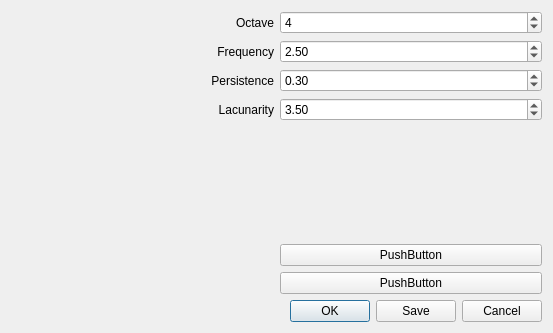
<?xml version="1.0" encoding="UTF-8"?>
<ui version="4.0">
 <class>NoisemapPlaygroundDialog</class>
 <widget class="QDialog" name="NoisemapPlaygroundDialog">
  <property name="geometry">
   <rect>
    <x>0</x>
    <y>0</y>
    <width>553</width>
    <height>333</height>
   </rect>
  </property>
  <property name="windowTitle">
   <string>Dialog</string>
  </property>
  <layout class="QGridLayout" name="gridLayout_2">
   <item row="0" column="0">
    <layout class="QVBoxLayout" name="verticalLayout">
     <item>
      <layout class="QGridLayout" name="gridLayout">
       <item row="0" column="1">
        <widget class="QSpinBox" name="spnOctave">
         <property name="font">
          <font>
           <pointsize>9</pointsize>
          </font>
         </property>
         <property name="minimum">
          <number>1</number>
         </property>
         <property name="maximum">
          <number>8</number>
         </property>
         <property name="value">
          <number>4</number>
         </property>
        </widget>
       </item>
       <item row="4" column="0">
        <spacer name="verticalSpacer">
         <property name="font">
          <font>
           <pointsize>9</pointsize>
          </font>
         </property>
         <property name="orientation">
          <enum>Qt::Vertical</enum>
         </property>
         <property name="sizeHint" stdset="0">
          <size>
           <width>20</width>
           <height>40</height>
          </size>
         </property>
        </spacer>
       </item>
       <item row="0" column="0">
        <widget class="QLabel" name="label">
         <property name="font">
          <font>
           <pointsize>9</pointsize>
          </font>
         </property>
         <property name="text">
          <string>Octave</string>
         </property>
         <property name="alignment">
          <set>Qt::AlignRight|Qt::AlignTrailing|Qt::AlignVCenter</set>
         </property>
         <property name="margin">
          <number>6</number>
         </property>
        </widget>
       </item>
       <item row="2" column="0">
        <widget class="QLabel" name="label_3">
         <property name="font">
          <font>
           <pointsize>9</pointsize>
          </font>
         </property>
         <property name="text">
          <string>Persistence</string>
         </property>
         <property name="alignment">
          <set>Qt::AlignRight|Qt::AlignTrailing|Qt::AlignVCenter</set>
         </property>
         <property name="margin">
          <number>6</number>
         </property>
        </widget>
       </item>
       <item row="1" column="0">
        <widget class="QLabel" name="label_2">
         <property name="font">
          <font>
           <pointsize>9</pointsize>
          </font>
         </property>
         <property name="text">
          <string>Frequency</string>
         </property>
         <property name="alignment">
          <set>Qt::AlignRight|Qt::AlignTrailing|Qt::AlignVCenter</set>
         </property>
         <property name="margin">
          <number>6</number>
         </property>
        </widget>
       </item>
       <item row="2" column="1">
        <widget class="QDoubleSpinBox" name="spnPersistence">
         <property name="font">
          <font>
           <pointsize>9</pointsize>
          </font>
         </property>
         <property name="minimum">
          <double>0.010000000000000</double>
         </property>
         <property name="maximum">
          <double>16.000000000000000</double>
         </property>
         <property name="singleStep">
          <double>0.050000000000000</double>
         </property>
         <property name="value">
          <double>0.300000000000000</double>
         </property>
        </widget>
       </item>
       <item row="1" column="1">
        <widget class="QDoubleSpinBox" name="spnFrequency">
         <property name="font">
          <font>
           <pointsize>9</pointsize>
          </font>
         </property>
         <property name="minimum">
          <double>0.010000000000000</double>
         </property>
         <property name="maximum">
          <double>16.000000000000000</double>
         </property>
         <property name="singleStep">
          <double>0.200000000000000</double>
         </property>
         <property name="value">
          <double>2.500000000000000</double>
         </property>
        </widget>
       </item>
       <item row="3" column="0">
        <widget class="QLabel" name="label_4">
         <property name="font">
          <font>
           <pointsize>9</pointsize>
          </font>
         </property>
         <property name="text">
          <string>Lacunarity</string>
         </property>
         <property name="alignment">
          <set>Qt::AlignRight|Qt::AlignTrailing|Qt::AlignVCenter</set>
         </property>
         <property name="margin">
          <number>6</number>
         </property>
        </widget>
       </item>
       <item row="3" column="1">
        <widget class="QDoubleSpinBox" name="spnLacunarity">
         <property name="font">
          <font>
           <pointsize>9</pointsize>
          </font>
         </property>
         <property name="minimum">
          <double>0.010000000000000</double>
         </property>
         <property name="maximum">
          <double>16.000000000000000</double>
         </property>
         <property name="singleStep">
          <double>0.100000000000000</double>
         </property>
         <property name="value">
          <double>3.500000000000000</double>
         </property>
        </widget>
       </item>
       <item row="4" column="1">
        <layout class="QVBoxLayout" name="verticalLayout_3">
         <item>
          <spacer name="verticalSpacer_2">
           <property name="font">
            <font>
             <pointsize>9</pointsize>
            </font>
           </property>
           <property name="orientation">
            <enum>Qt::Vertical</enum>
           </property>
           <property name="sizeHint" stdset="0">
            <size>
             <width>20</width>
             <height>40</height>
            </size>
           </property>
          </spacer>
         </item>
         <item>
          <widget class="QPushButton" name="btnJsonTextureDemo">
           <property name="font">
            <font>
             <pointsize>9</pointsize>
            </font>
           </property>
           <property name="text">
            <string>PushButton</string>
           </property>
          </widget>
         </item>
         <item>
          <widget class="QPushButton" name="pushButton">
           <property name="font">
            <font>
             <pointsize>9</pointsize>
            </font>
           </property>
           <property name="text">
            <string>PushButton</string>
           </property>
          </widget>
         </item>
        </layout>
       </item>
      </layout>
     </item>
     <item>
      <widget class="QDialogButtonBox" name="buttonBox">
       <property name="font">
        <font>
         <pointsize>9</pointsize>
        </font>
       </property>
       <property name="orientation">
        <enum>Qt::Horizontal</enum>
       </property>
       <property name="standardButtons">
        <set>QDialogButtonBox::Cancel|QDialogButtonBox::Ok|QDialogButtonBox::Save</set>
       </property>
      </widget>
     </item>
    </layout>
   </item>
  </layout>
 </widget>
 <resources/>
 <connections>
  <connection>
   <sender>buttonBox</sender>
   <signal>accepted()</signal>
   <receiver>NoisemapPlaygroundDialog</receiver>
   <slot>accept()</slot>
   <hints>
    <hint type="sourcelabel">
     <x>248</x>
     <y>254</y>
    </hint>
    <hint type="destinationlabel">
     <x>157</x>
     <y>274</y>
    </hint>
   </hints>
  </connection>
  <connection>
   <sender>buttonBox</sender>
   <signal>rejected()</signal>
   <receiver>NoisemapPlaygroundDialog</receiver>
   <slot>reject()</slot>
   <hints>
    <hint type="sourcelabel">
     <x>316</x>
     <y>260</y>
    </hint>
    <hint type="destinationlabel">
     <x>286</x>
     <y>274</y>
    </hint>
   </hints>
  </connection>
 </connections>
</ui>
